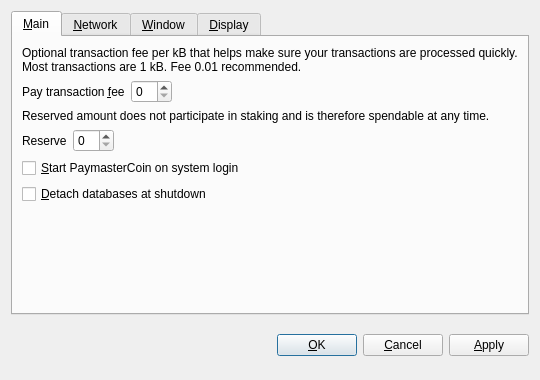
<?xml version="1.0" encoding="UTF-8"?>
<ui version="4.0">
 <class>OptionsDialog</class>
 <widget class="QDialog" name="OptionsDialog">
  <property name="geometry">
   <rect>
    <x>0</x>
    <y>0</y>
    <width>540</width>
    <height>380</height>
   </rect>
  </property>
  <property name="windowTitle">
   <string>Options</string>
  </property>
  <property name="modal">
   <bool>true</bool>
  </property>
  <layout class="QVBoxLayout" name="verticalLayout">
   <item>
    <widget class="QTabWidget" name="tabWidget">
     <property name="tabPosition">
      <enum>QTabWidget::North</enum>
     </property>
     <property name="currentIndex">
      <number>0</number>
     </property>
     <widget class="QWidget" name="tabMain">
      <attribute name="title">
       <string>&amp;Main</string>
      </attribute>
      <layout class="QVBoxLayout" name="verticalLayout_Main">
       <item>
        <widget class="QLabel" name="transactionFeeInfoLabel">
         <property name="text">
          <string>Optional transaction fee per kB that helps make sure your transactions are processed quickly. Most transactions are 1 kB. Fee 0.01 recommended.</string>
         </property>
         <property name="textFormat">
          <enum>Qt::PlainText</enum>
         </property>
         <property name="wordWrap">
          <bool>true</bool>
         </property>
        </widget>
       </item>
       <item>
        <layout class="QHBoxLayout" name="horizontalLayoutFee">
         <item>
          <widget class="QLabel" name="transactionFeeLabel">
           <property name="text">
            <string>Pay transaction &amp;fee</string>
           </property>
           <property name="textFormat">
            <enum>Qt::PlainText</enum>
           </property>
           <property name="buddy">
            <cstring>transactionFee</cstring>
           </property>
          </widget>
         </item>
         <item>
          <widget class="BitcoinAmountField" name="transactionFee"/>
         </item>
         <item>
          <spacer name="horizontalSpacerFee">
           <property name="orientation">
            <enum>Qt::Horizontal</enum>
           </property>
           <property name="sizeHint" stdset="0">
            <size>
             <width>40</width>
             <height>20</height>
            </size>
           </property>
          </spacer>
         </item>
        </layout>
       </item>
       <item>
        <widget class="QLabel" name="reserveBalanceInfoLabel">
         <property name="text">
          <string>Reserved amount does not participate in staking and is therefore spendable at any time.</string>
         </property>
         <property name="textFormat">
          <enum>Qt::PlainText</enum>
         </property>
         <property name="wordWrap">
          <bool>true</bool>
         </property>
        </widget>
       </item>
       <item>
        <layout class="QHBoxLayout" name="horizontalLayoutReserveBalance">
         <item>
          <widget class="QLabel" name="reserveBalanceLabel">
           <property name="text">
            <string>Reserve</string>
           </property>
           <property name="textFormat">
            <enum>Qt::PlainText</enum>
           </property>
           <property name="buddy">
            <cstring>reserveBalance</cstring>
           </property>
          </widget>
         </item>
         <item>
          <widget class="BitcoinAmountField" name="reserveBalance"/>
         </item>
         <item>
          <spacer name="horizontalSpacerReserveBalance">
           <property name="orientation">
            <enum>Qt::Horizontal</enum>
           </property>
           <property name="sizeHint" stdset="0">
            <size>
             <width>40</width>
             <height>20</height>
            </size>
           </property>
          </spacer>
         </item>
        </layout>
       </item>
       <item>
        <widget class="QCheckBox" name="bitcoinAtStartup">
         <property name="toolTip">
          <string>Automatically start PaymasterCoin after logging in to the system.</string>
         </property>
         <property name="text">
          <string>&amp;Start PaymasterCoin on system login</string>
         </property>
        </widget>
       </item>
       <item>
        <widget class="QCheckBox" name="detachDatabases">
         <property name="toolTip">
          <string>Detach block and address databases at shutdown. This means they can be moved to another data directory, but it slows down shutdown. The wallet is always detached.</string>
         </property>
         <property name="text">
          <string>&amp;Detach databases at shutdown</string>
         </property>
        </widget>
       </item>
       <item>
        <spacer name="verticalSpacer_Main">
         <property name="orientation">
          <enum>Qt::Vertical</enum>
         </property>
         <property name="sizeHint" stdset="0">
          <size>
           <width>20</width>
           <height>40</height>
          </size>
         </property>
        </spacer>
       </item>
      </layout>
     </widget>
     <widget class="QWidget" name="tabNetwork">
      <attribute name="title">
       <string>&amp;Network</string>
      </attribute>
      <layout class="QVBoxLayout" name="verticalLayout_Network">
       <item>
        <widget class="QCheckBox" name="mapPortUpnp">
         <property name="toolTip">
          <string>Automatically open the PaymasterCoin client port on the router. This only works when your router supports UPnP and it is enabled.</string>
         </property>
         <property name="text">
          <string>Map port using &amp;UPnP</string>
         </property>
        </widget>
       </item>
       <item>
        <widget class="QCheckBox" name="connectSocks">
         <property name="toolTip">
          <string>Connect to the PaymasterCoin network through a SOCKS proxy (e.g. when connecting through Tor).</string>
         </property>
         <property name="text">
          <string>&amp;Connect through SOCKS proxy:</string>
         </property>
        </widget>
       </item>
       <item>
        <layout class="QHBoxLayout" name="horizontalLayout_Network">
         <item>
          <widget class="QLabel" name="proxyIpLabel">
           <property name="text">
            <string>Proxy &amp;IP:</string>
           </property>
           <property name="textFormat">
            <enum>Qt::PlainText</enum>
           </property>
           <property name="buddy">
            <cstring>proxyIp</cstring>
           </property>
          </widget>
         </item>
         <item>
          <widget class="QValidatedLineEdit" name="proxyIp">
           <property name="maximumSize">
            <size>
             <width>140</width>
             <height>16777215</height>
            </size>
           </property>
           <property name="toolTip">
            <string>IP address of the proxy (e.g. 127.0.0.1)</string>
           </property>
          </widget>
         </item>
         <item>
          <widget class="QLabel" name="proxyPortLabel">
           <property name="text">
            <string>&amp;Port:</string>
           </property>
           <property name="textFormat">
            <enum>Qt::PlainText</enum>
           </property>
           <property name="buddy">
            <cstring>proxyPort</cstring>
           </property>
          </widget>
         </item>
         <item>
          <widget class="QLineEdit" name="proxyPort">
           <property name="maximumSize">
            <size>
             <width>55</width>
             <height>16777215</height>
            </size>
           </property>
           <property name="toolTip">
            <string>Port of the proxy (e.g. 9050)</string>
           </property>
          </widget>
         </item>
         <item>
          <widget class="QLabel" name="socksVersionLabel">
           <property name="text">
            <string>SOCKS &amp;Version:</string>
           </property>
           <property name="textFormat">
            <enum>Qt::PlainText</enum>
           </property>
           <property name="buddy">
            <cstring>socksVersion</cstring>
           </property>
          </widget>
         </item>
         <item>
          <widget class="QValueComboBox" name="socksVersion">
           <property name="toolTip">
            <string>SOCKS version of the proxy (e.g. 5)</string>
           </property>
          </widget>
         </item>
         <item>
          <spacer name="horizontalSpacer_Network">
           <property name="orientation">
            <enum>Qt::Horizontal</enum>
           </property>
           <property name="sizeHint" stdset="0">
            <size>
             <width>40</width>
             <height>20</height>
            </size>
           </property>
          </spacer>
         </item>
        </layout>
       </item>
       <item>
        <spacer name="verticalSpacer_Network">
         <property name="orientation">
          <enum>Qt::Vertical</enum>
         </property>
         <property name="sizeHint" stdset="0">
          <size>
           <width>20</width>
           <height>40</height>
          </size>
         </property>
        </spacer>
       </item>
      </layout>
     </widget>
     <widget class="QWidget" name="tabWindow">
      <attribute name="title">
       <string>&amp;Window</string>
      </attribute>
      <layout class="QVBoxLayout" name="verticalLayout_Window">
       <item>
        <widget class="QCheckBox" name="minimizeToTray">
         <property name="toolTip">
          <string>Show only a tray icon after minimizing the window.</string>
         </property>
         <property name="text">
          <string>&amp;Minimize to the tray instead of the taskbar</string>
         </property>
        </widget>
       </item>
       <item>
        <widget class="QCheckBox" name="minimizeOnClose">
         <property name="toolTip">
          <string>Minimize instead of exit the application when the window is closed. When this option is enabled, the application will be closed only after selecting Quit in the menu.</string>
         </property>
         <property name="text">
          <string>M&amp;inimize on close</string>
         </property>
        </widget>
       </item>
       <item>
        <spacer name="verticalSpacer_Window">
         <property name="orientation">
          <enum>Qt::Vertical</enum>
         </property>
         <property name="sizeHint" stdset="0">
          <size>
           <width>20</width>
           <height>40</height>
          </size>
         </property>
        </spacer>
       </item>
      </layout>
     </widget>
     <widget class="QWidget" name="tabDisplay">
      <attribute name="title">
       <string>&amp;Display</string>
      </attribute>
      <layout class="QVBoxLayout" name="verticalLayout_Display">
       <item>
        <layout class="QHBoxLayout" name="horizontalLayout_1_Display">
         <item>
          <widget class="QLabel" name="langLabel">
           <property name="text">
            <string>User Interface &amp;language:</string>
           </property>
           <property name="textFormat">
            <enum>Qt::PlainText</enum>
           </property>
           <property name="buddy">
            <cstring>lang</cstring>
           </property>
          </widget>
         </item>
         <item>
          <widget class="QValueComboBox" name="lang">
           <property name="toolTip">
            <string>The user interface language can be set here. This setting will take effect after restarting PaymasterCoin.</string>
           </property>
          </widget>
         </item>
        </layout>
       </item>
       <item>
        <layout class="QHBoxLayout" name="horizontalLayout_2_Display">
         <item>
          <widget class="QLabel" name="unitLabel">
           <property name="text">
            <string>&amp;Unit to show amounts in:</string>
           </property>
           <property name="textFormat">
            <enum>Qt::PlainText</enum>
           </property>
           <property name="buddy">
            <cstring>unit</cstring>
           </property>
          </widget>
         </item>
         <item>
          <widget class="QValueComboBox" name="unit">
           <property name="toolTip">
            <string>Choose the default subdivision unit to show in the interface and when sending coins.</string>
           </property>
          </widget>
         </item>
        </layout>
       </item>
       <item>
        <widget class="QCheckBox" name="displayAddresses">
         <property name="toolTip">
          <string>Whether to show PaymasterCoin addresses in the transaction list or not.</string>
         </property>
         <property name="text">
          <string>&amp;Display addresses in transaction list</string>
         </property>
        </widget>
       </item>
       <item>
        <widget class="QCheckBox" name="coinControlFeatures">
         <property name="toolTip">
          <string>Whether to show coin control features or not.</string>
         </property>
         <property name="text">
          <string>Display coin &amp;control features (experts only!)</string>
         </property>
        </widget>
       </item>
       <item>
        <spacer name="verticalSpacer_Display">
         <property name="orientation">
          <enum>Qt::Vertical</enum>
         </property>
         <property name="sizeHint" stdset="0">
          <size>
           <width>20</width>
           <height>40</height>
          </size>
         </property>
        </spacer>
       </item>
      </layout>
     </widget>
    </widget>
   </item>
   <item>
    <layout class="QHBoxLayout" name="horizontalLayout_Buttons">
     <item>
      <spacer name="horizontalSpacer_1">
       <property name="orientation">
        <enum>Qt::Horizontal</enum>
       </property>
       <property name="sizeHint" stdset="0">
        <size>
         <width>40</width>
         <height>48</height>
        </size>
       </property>
      </spacer>
     </item>
     <item>
      <widget class="QLabel" name="statusLabel">
       <property name="font">
        <font>
         <weight>75</weight>
         <bold>true</bold>
        </font>
       </property>
       <property name="text">
        <string/>
       </property>
       <property name="textFormat">
        <enum>Qt::PlainText</enum>
       </property>
       <property name="wordWrap">
        <bool>true</bool>
       </property>
      </widget>
     </item>
     <item>
      <spacer name="horizontalSpacer_2">
       <property name="orientation">
        <enum>Qt::Horizontal</enum>
       </property>
       <property name="sizeHint" stdset="0">
        <size>
         <width>40</width>
         <height>48</height>
        </size>
       </property>
      </spacer>
     </item>
     <item>
      <widget class="QPushButton" name="okButton">
       <property name="text">
        <string>&amp;OK</string>
       </property>
      </widget>
     </item>
     <item>
      <widget class="QPushButton" name="cancelButton">
       <property name="text">
        <string>&amp;Cancel</string>
       </property>
       <property name="autoDefault">
        <bool>false</bool>
       </property>
      </widget>
     </item>
     <item>
      <widget class="QPushButton" name="applyButton">
       <property name="text">
        <string>&amp;Apply</string>
       </property>
       <property name="autoDefault">
        <bool>false</bool>
       </property>
      </widget>
     </item>
    </layout>
   </item>
  </layout>
 </widget>
 <customwidgets>
  <customwidget>
   <class>BitcoinAmountField</class>
   <extends>QSpinBox</extends>
   <header>bitcoinamountfield.h</header>
  </customwidget>
  <customwidget>
   <class>QValueComboBox</class>
   <extends>QComboBox</extends>
   <header>qvaluecombobox.h</header>
  </customwidget>
  <customwidget>
   <class>QValidatedLineEdit</class>
   <extends>QLineEdit</extends>
   <header>qvalidatedlineedit.h</header>
  </customwidget>
 </customwidgets>
 <resources/>
 <connections/>
</ui>
